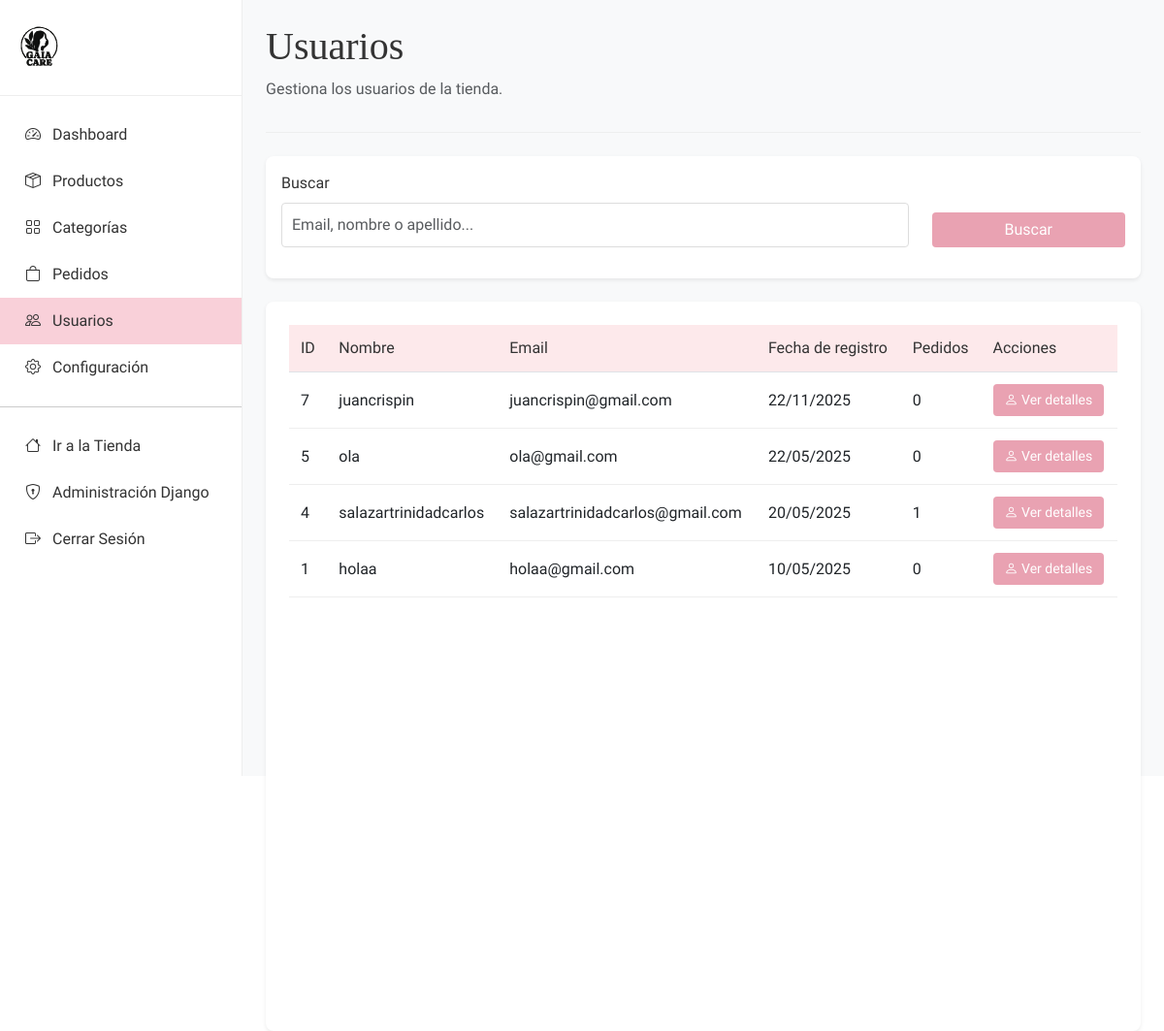
/panel/usuarios/ (signed in), run on the app's committed database.
### users/models.py (models this page shows, shortened)
class CustomUser(AbstractUser):
    email = models.EmailField(_('correo electrónico'), unique=True)
    phone_number = models.CharField(_('número de teléfono'), max_length=15, blank=True)
    address = models.TextField(_('dirección'), blank=True)
    city = models.CharField(_('ciudad'), max_length=100, blank=True)
    state = models.CharField(_('estado'), max_length=100, blank=True)
    postal_code = models.CharField(_('código postal'), max_length=10, blank=True)
    USERNAME_FIELD = 'email'
    REQUIRED_FIELDS = ['username']
    class Meta:
        verbose_name = _('usuario')
        verbose_name_plural = _('usuarios')

### dashboard/views.py (the view, shortened to what this page needs)
# urls.py: path('usuarios/', views.user_list, name='user_list'),
@login_required
@user_passes_test(is_admin)
def user_list(request):
    users = CustomUser.objects.filter(is_staff=False, is_superuser=False).order_by('-date_joined')
    search_query = request.GET.get('search')
    paginator = Paginator(users, 10)  # 10 usuarios por página
    page_number = request.GET.get('page')
    page_obj = paginator.get_page(page_number)
    context = {
        'page_obj': page_obj,
        'section': 'users',
        'search_query': search_query
    }
    return render(request, 'dashboard/user_list.html', context)

### carts/context_processors.py (called while the page is built)
def cart_items_count(request):
    if request.user.is_authenticated or 'cart_id' in request.session:
        cart = get_or_create_cart(request)
        return {'cart_items_count': cart.get_total_items()}
    return {'cart_items_count': 0}

### carts/models.py (called while the page is built)
    def get_total_items(self):
        return sum(item.quantity for item in self.items.all())

### carts/views.py (called while the page is built, shortened)
def get_or_create_cart(request):
    if request.user.is_authenticated:
        cart, created = Cart.objects.get_or_create(
            user=request.user,
            defaults={'session_id': None}
        )
    return cart

### dashboard/views.py (called while the page is built)
def is_admin(user):
    return user.is_staff or user.is_superuser or user.groups.filter(name__in=['Administradores', 'Administradores Limitados']).exists()

### templates/dashboard/user_list.html (shortened to what this page needs)
{% extends "dashboard/base_dashboard.html" %}
{% load static %}
{% block dashboard_content %}
<div class="content-header">
    <h1 class="content-title">Usuarios</h1>
    <p class="text-muted">Gestiona los usuarios de la tienda.</p>
</div>
<div class="filters-panel">
    <form method="get" action="{% url 'dashboard:user_list' %}">
        <div class="row">
            <div class="col-md-9 mb-3">
                <label for="search" class="form-label">Buscar</label>
                <input type="text" name="search" id="search" class="form-control" placeholder="Email, nombre o apellido..." value="{{ search_query|default:'' }}">
            </div>
            <div class="col-md-3 mb-3 d-flex align-items-end">
                <button type="submit" class="btn btn-dashboard w-100">Buscar</button>
            </div>
        </div>
    </form>
</div>
<div class="dashboard-card">
    {% if page_obj %}
        <div class="table-responsive">
            <table class="table dashboard-table">
                <thead>
                    <tr>
                        <th>ID</th>
                        <th>Nombre</th>
                        <th>Email</th>
                        <th>Fecha de registro</th>
                        <th>Pedidos</th>
                        <th>Acciones</th>
                    </tr>
                </thead>
                <tbody>
                    {% for user in page_obj %}
                        <tr>
                            <td>{{ user.id }}</td>
                            <td>{{ user.get_full_name|default:user.username }}</td>
                            <td>{{ user.email }}</td>
                            <td>{{ user.date_joined|date:"d/m/Y" }}</td>
                            <td>{{ user.order_set.count }}</td>
                            <td>
                                <a href="{% url 'dashboard:user_detail' user.id %}" class="btn btn-sm btn-dashboard">
                                    <i class="bi bi-person"></i> Ver detalles
                                </a>
                            </td>
                        </tr>
                    {% endfor %}
                </tbody>
            </table>
        </div>
    {% else %}
        <div class="text-center py-5">
            <i class="bi bi-people" style="font-size: 3rem; color: #ddd;"></i>
            <p class="mt-3">No se encontraron usuarios con los criterios de búsqueda.</p>
            <a href="{% url 'dashboard:user_list' %}" class="btn btn-dashboard-outline mt-2">Ver todos los usuarios</a>
        </div>
    {% endif %}
</div>
{% endblock %}

### static/css/styles.css (style rules this page uses)
:root { --white: #ffffff; --light-pink: #fde9eb; --medium-pink: #f9d0d9; --dark-pink: #e9a2b2; --accent-brown: #ddcc9f; --text-color: #333333; }
* { margin: 0; padding: 0; box-sizing: border-box; }
body { font-family: 'Asap', sans-serif; color: var(--text-color); background-color: var(--white); display: flex; flex-direction: column; min-height: 100vh; }
.btn { display: inline-block; padding: 12px 24px; background-color: var(--dark-pink); color: white; text-decoration: none; border-radius: 4px; font-weight: 500; transition: background-color 0.3s; border: none; cursor: pointer; }
.form-control { width: 100%; padding: 10px; border: 1px solid #ddd; border-radius: 4px; font-family: 'Asap', sans-serif; }

### static/css/dashboard.css (style rules this page uses)
:root { --sidebar-width: 250px; --header-height: 60px; --sidebar-bg: #ffffff; --content-bg: #f8f9fa; --card-shadow: 0 0.125rem 0.25rem rgba(0, 0, 0, 0.075); }
.content-header { margin-bottom: 1.5rem; padding-bottom: 1rem; border-bottom: 1px solid #eee; }
.content-title { margin-bottom: 0.5rem; font-family: 'Libre Bodoni', serif; }
.dashboard-card { background-color: white; border-radius: 0.5rem; box-shadow: var(--card-shadow); padding: 1.5rem; margin-bottom: 1.5rem; height: 100%; }
.dashboard-table { width: 100%; }
.dashboard-table th { background-color: var(--light-pink); color: var(--text-color); font-weight: 500; }
.dashboard-table th, .dashboard-table td { padding: 0.75rem; vertical-align: middle; }
.dashboard-table tbody tr { border-bottom: 1px solid #eee; }
.btn-dashboard { background-color: var(--dark-pink); color: white; border: none; padding: 0.375rem 0.75rem; border-radius: 0.25rem; transition: background-color 0.2s; }
.filters-panel { background-color: white; border-radius: 0.5rem; padding: 1rem; margin-bottom: 1.5rem; box-shadow: var(--card-shadow); }

### data on the page
CustomUser: id "7", get_full_name "juancrispin", email "juancrispin@gmail.com", date_joined "22/11/2025", order_set.count "0"
CustomUser: id "5", get_full_name "ola", email "ola@gmail.com", date_joined "22/05/2025", order_set.count "0"
CustomUser: id "4", get_full_name "salazartrinidadcarlos", email "salazartrinidadcarlos@gmail.com", date_joined "20/05/2025", order_set.count "1"
CustomUser: id "1", get_full_name "holaa", email "holaa@gmail.com", date_joined "10/05/2025", order_set.count "0"
